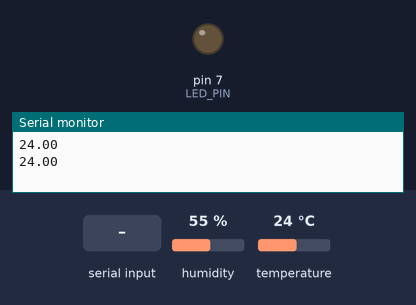
A sketch run on a simulated Arduino Uno, built with avr-gcc and run on an emulated ATmega328P. Shown: output pins drawn as LEDs (lit = HIGH), the last lines printed to the serial monitor. Inputs (shaded band) come from the test bench; at power-on: humidity 55 %, temperature 24 °C.

Above: at 1.2 s.
1.3 s: "1" received over Serial
At 2.4 s:
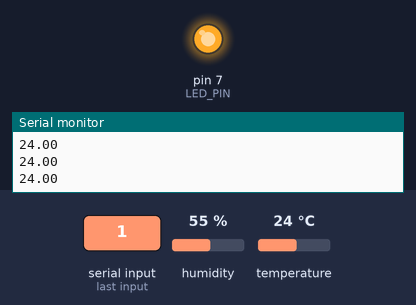
3.5 s: "0" received over Serial
At 4.8 s:
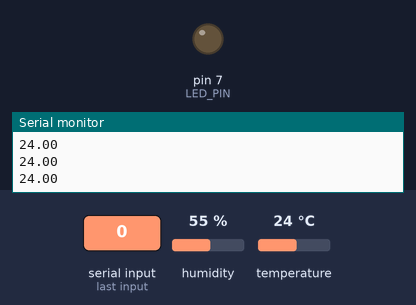
Timing chart, 0 to 6.5 s (numbered marks = the images above; inputs shaded):
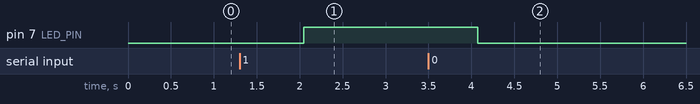

The sketch:

task_bluetooth.ino
```cpp
#include <DHT.h>;
#define DHTPIN 8
#define DHTTYPE DHT11
DHT dht(DHTPIN, DHTTYPE);

#define LED_PIN 7
char receivedValue = 0;
float temp;

void setup() {
  Serial.begin(9600);
  dht.begin();
  pinMode(LED_PIN, OUTPUT);
  digitalWrite(LED_PIN, LOW);
}

void loop() {
  temp=dht.readTemperature();
  Serial.println(temp);

  if (Serial.available() > 0) {
    receivedValue = Serial.read();

    if (receivedValue == '1')
      digitalWrite(LED_PIN,HIGH);
    else if(receivedValue == '0')
      digitalWrite(LED_PIN,LOW);
  }
  delay(1000);
}
```

Measured:
- after the input at 1.3 s, pin 7 (LED_PIN): LOW → HIGH after 0.75 s
- after the input at 3.5 s, pin 7 (LED_PIN): HIGH → LOW after 0.57 s
